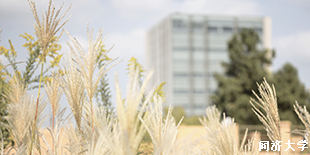
#> input picture sources/imgs/0.png, 310 x 155 px; its folder holds 4 pictures in this run
$ python crack.py
#> lines starting #> are read from the running program, lines starting #| are printed output that depends on the picture
import base64
import json

import cv2
import numpy as np
import requests
from Crypto.Cipher import AES
from PIL import Image as Img, ImageDraw, ImageFont
import pathlib


MYFONT = r"./sources/fonts/STZHONGS.TTF"
IMGPATH = r"./sources/imgs/"


# [45 lines left out: functions encrypt, pHash, cmpHash, not called in this run]


def get_file(file_path, pattern="*"):
    """
    函数 获取给定目录下的所有文件的绝对路径
    参数 file_path: 文件目录
    参数 pattern:默认返回所有文件，也可以自定义返回文件类型，例如：pattern="*.py"
    返回值 abspath:文件路径列表
    """
#> called with file_path = './sources/imgs/', pattern = '*.png'
    all_file = []
    files = pathlib.Path(file_path).rglob(pattern)
    for file in files:
        if pathlib.Path.is_file(file):
            all_file.append(file)
    return all_file


def genImgList(img_paths):
    temp = []
    for i in img_paths:
        image = cv2.imread(str(i), cv2.IMREAD_COLOR)
#> image is the input picture: shape (155, 310, 3); mean B, G, R 173.4, 190.5, 197
        image_gray = cv2.cvtColor(image, cv2.COLOR_BGR2GRAY)
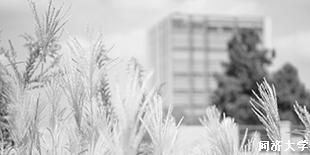
#> image_gray: shape (155, 310); min 8, max 255, mean 190.5
        temp.append({"img": image, "img_gray": image_gray})
#> pass 2 of the loop in genImgList, `for i in img_paths:`:
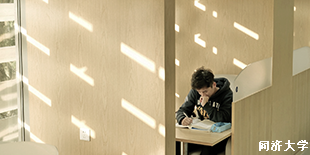
#> input picture sources/imgs/1.png, 310 x 155 px
#> in genImgList, image is the input picture: shape (155, 310, 3); mean B, G, R 137.4, 173.1, 189.5
#> in genImgList, `image_gray = cv2.cvtColor(image, cv2.COLOR_BGR2GRAY)`:
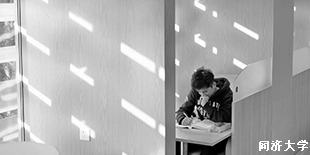
#> image_gray: shape (155, 310); min 0, max 255, mean 173.9
#> pass 3 of the loop in genImgList, `for i in img_paths:`:
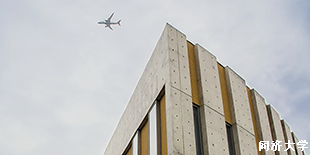
#> input picture sources/imgs/2.png, 310 x 155 px
#> in genImgList, image is the input picture: shape (155, 310, 3); mean B, G, R 191.8, 193.1, 193.2
#> in genImgList, `image_gray = cv2.cvtColor(image, cv2.COLOR_BGR2GRAY)`:
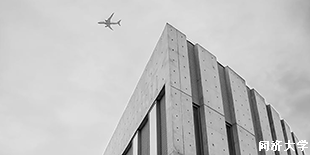
#> image_gray: shape (155, 310); min 0, max 255, mean 193
#> the loop made 4 passes; the first 3 are shown
    return temp


# [279 lines left out: functions selectImg, rotate, getCorrect, preprocess, findTextRegion, getBinary and 6 more, not called in this run]


l = get_file(IMGPATH, "*.png")
img_list = genImgList(l)
